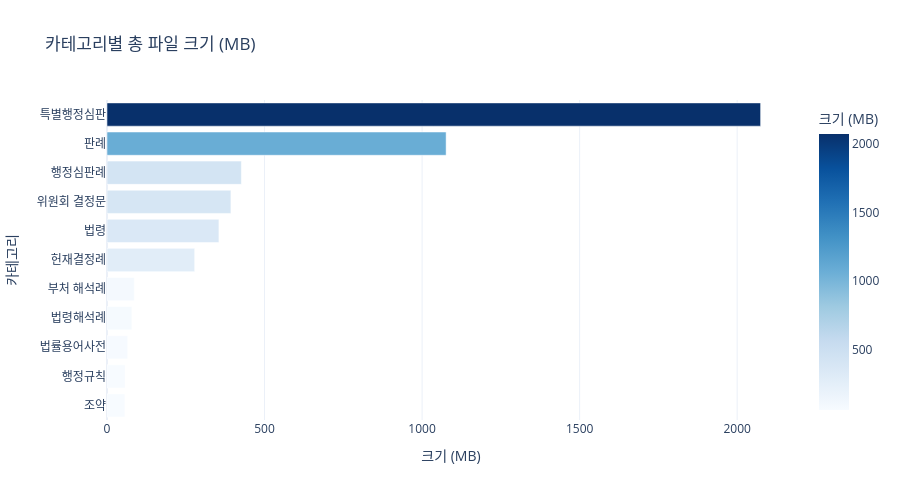

Notebook code for this chart:
### Markdown cell above
## 2. 시각화: 카테고리별 파일 크기

### Code cell
# ── 카테고리별 파일 크기 수평 바 차트 ─────────────────────
import pandas as pd

df_inv = pd.DataFrame(inventory)
df_cat_size = (
    df_inv.groupby(["category", "category_label"])
    .agg(total_size_mb=("size_mb", "sum"), file_count=("filename", "count"))
    .reset_index()
    .sort_values("total_size_mb", ascending=True)
)

fig = px.bar(
    df_cat_size,
    x="total_size_mb",
    y="category_label",
    orientation="h",
    title="카테고리별 총 파일 크기 (MB)",
    labels={"total_size_mb": "크기 (MB)", "category_label": "카테고리"},
    hover_data=["file_count", "category"],
    color="total_size_mb",
    color_continuous_scale="Blues",
)
fig.update_layout(height=500, showlegend=False)
fig.show()

### Figure 1 — Plotly figure (JSON) as saved in the notebook; plotly's stock layout.template omitted (floating-point values rounded to 4 significant figures)
{"data": [{"customdata": [[1, "treaty"], [1, "school"], [1, "law_term"], [1, "legislation"], [28, "cgm_expc"], [1, "constitutional"], [1, "law"], [10, "committee"], [1, "administration"], [1, "precedent"], [2, "special_tribunal"]], "hovertemplate": "크기 (MB)=%{marker.color}<br>카테고리=%{y}<br>file_count=%{customdata[0]}<br>category=%{customdata[1]}<extra></extra>", "legendgroup": "", "marker": {"color": [56.72, 57.43, 65.64, 78.78, 86.26, 278.2, 355.1, 393.2, 426.4, 1076.0, 2074.0], "coloraxis": "coloraxis", "pattern": {"shape": ""}}, "name": "", "orientation": "h", "showlegend": false, "textposition": "auto", "type": "bar", "x": [56.72, 57.43, 65.64, 78.78, 86.26, 278.2, 355.1, 393.2, 426.4, 1076.0, 2074.0], "xaxis": "x", "y": ["조약", "행정규칙", "법률용어사전", "법령해석례", "부처 해석례", "헌재결정례", "법령", "위원회 결정문", "행정심판례", "판례", "특별행정심판"], "yaxis": "y"}], "layout": {"barmode": "relative", "coloraxis": {"colorbar": {"title": {"text": "크기 (MB)"}}, "colorscale": [[0, "rgb(247,251,255)"], [0.125, "rgb(222,235,247)"], [0.25, "rgb(198,219,239)"], [0.375, "rgb(158,202,225)"], [0.5, "rgb(107,174,214)"], [0.625, "rgb(66,146,198)"], [0.75, "rgb(33,113,181)"], [0.875, "rgb(8,81,156)"], [1, "rgb(8,48,107)"]]}, "height": 500, "legend": {"tracegroupgap": 0}, "showlegend": false, "title": {"text": "카테고리별 총 파일 크기 (MB)"}, "xaxis": {"anchor": "y", "domain": [0, 1], "title": {"text": "크기 (MB)"}}, "yaxis": {"anchor": "x", "domain": [0, 1], "title": {"text": "카테고리"}}}}
